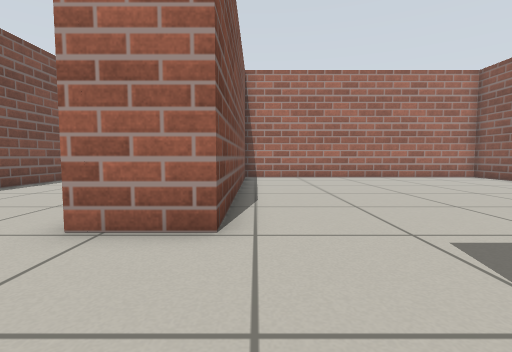
view 1 (above)

20 first-person views from a walk through a robot-simulator world made for Gazebo. The camera is 0.5 m above the floor, tilts 4° down and sees 85° across. The floor is counted in squares, 0.5 m on a side. Each view is taken from the middle of a square. On the plan, view 1 faces up. The plan holds only what a view shows up to about 11 squares ahead; the rest is blank.

view 2
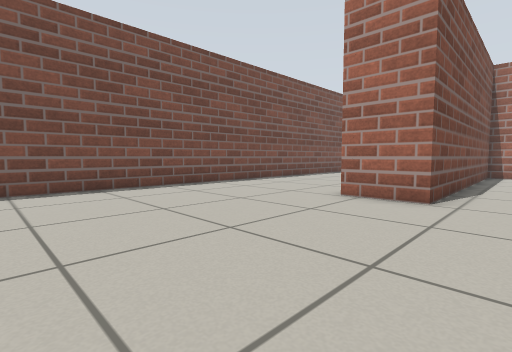

view 3
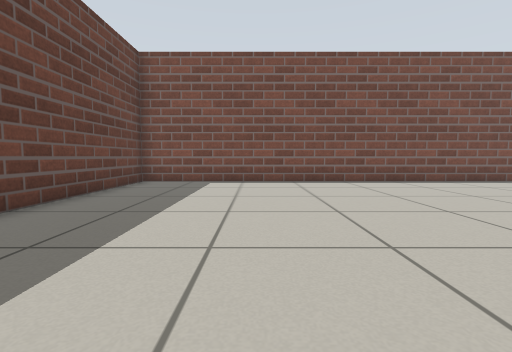

view 4
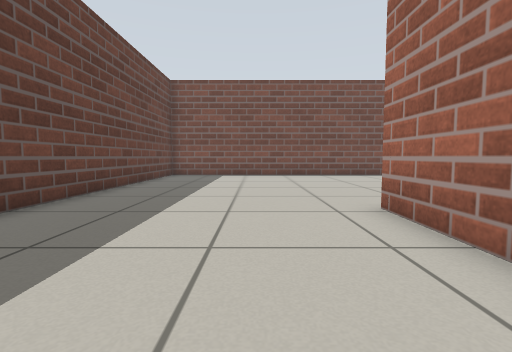

view 5
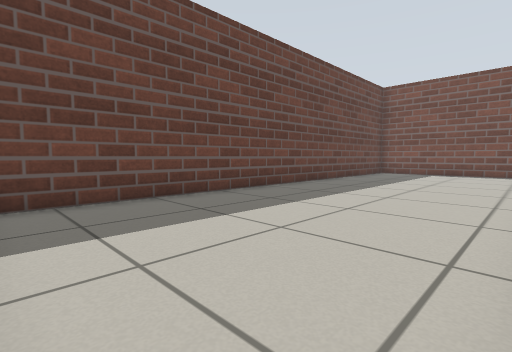

view 6
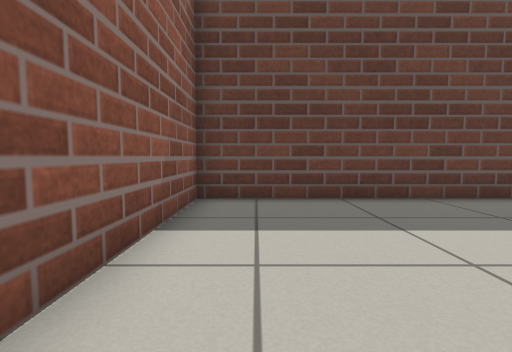

view 7
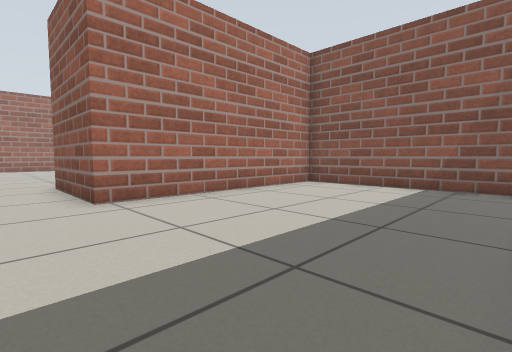

view 8
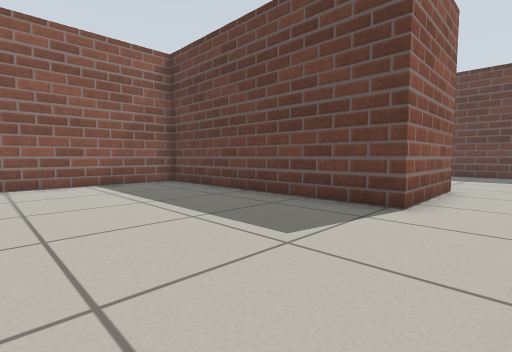

view 9
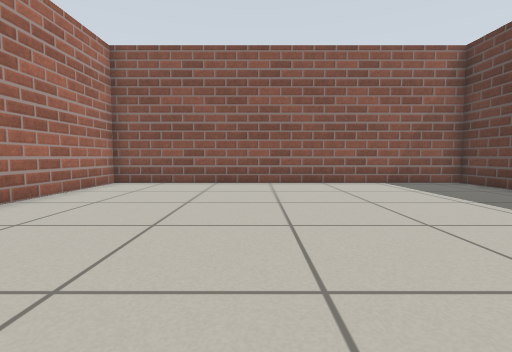

view 10
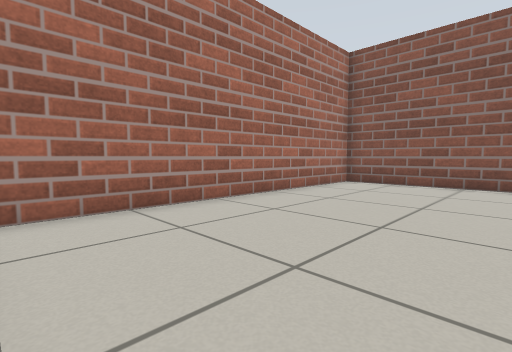

view 11
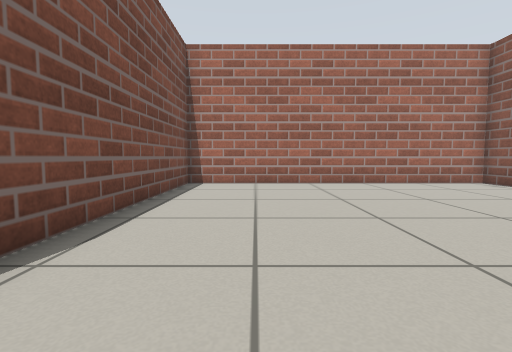

view 12
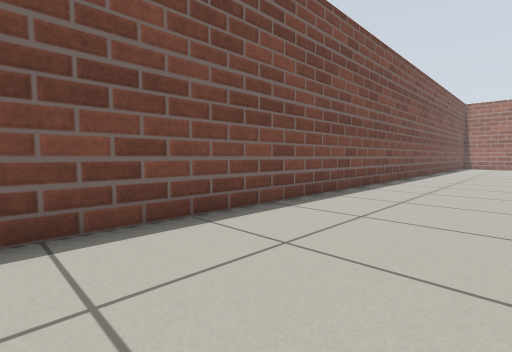

view 13
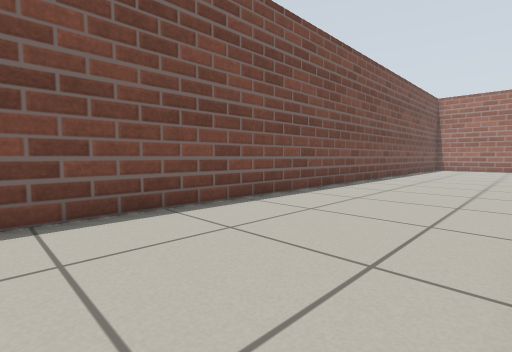

view 14
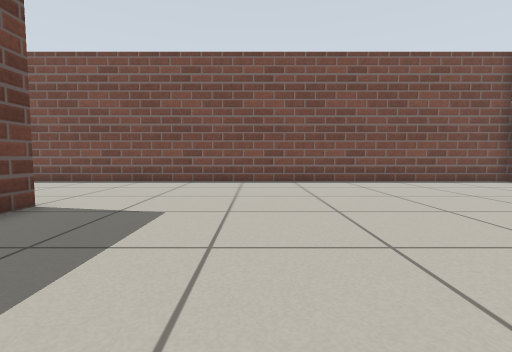

view 15
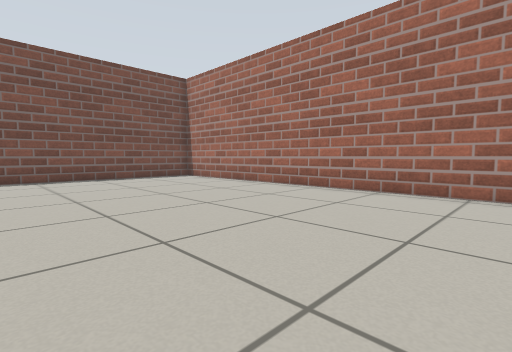

view 16
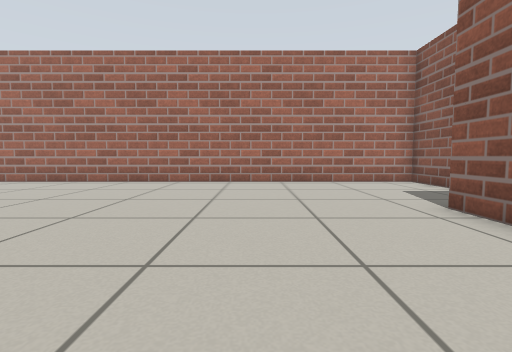

view 17
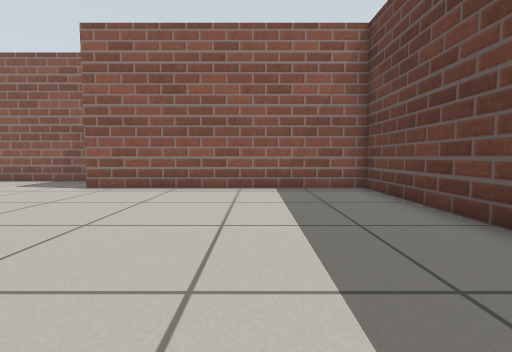

view 18
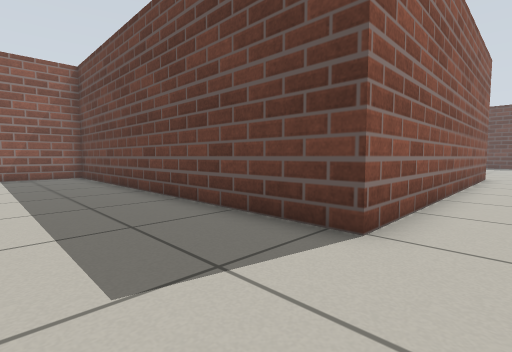

view 19
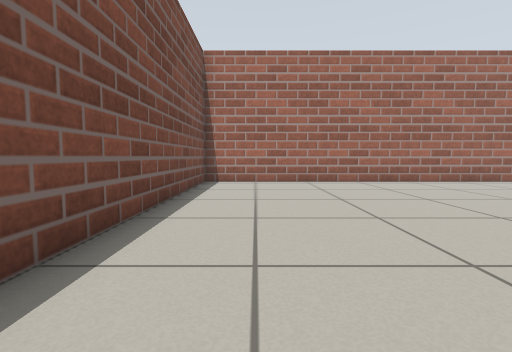

view 20
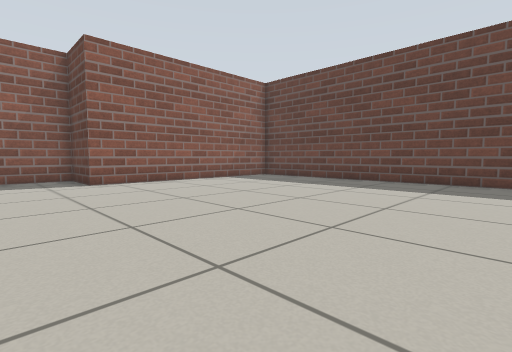

### Floor plan
Ten units are one square. View 1 is at (0, 0); x grows to the right and y downward. Boxes are objects, and circles mark ways between rooms. Rooms are numbered by the first view taken in them; rooms with no view inside come last. Other rooms are left out.
<svg viewBox="-85 -304 221 414">
<path fill="none" stroke="#000" d="M-14 -36 -26 -36M-80 -25 -80 105 94 105 94 36 17 36 17 -4M17 -4 104 -4 104 -133 -5 -133 -5 -36 -14 -36M-25 -46 -25 -156 107 -156 107 -243 131 -243 131 -299 -80 -299 -80 -25"/>
<circle cx="0" cy="-18" r="3" fill="#2a7"/>
<circle cx="-50" cy="-32" r="3" fill="#2a7"/>
<text x="0" y="50">1</text>
<text x="50" y="-70">2</text>
<text x="10" y="-200">3</text>
</svg>
Room 1 opens to room 2. Room 1 opens to room 3.

Where each view was taken, in squares from view 1:
view 1: 0 up, 0 right, facing up
view 2: 3 down, 1 right, facing up-left
view 3: 6 down, 3 right, facing left
view 4: 6 down, 7 right, facing left
view 5: 4 down, 9 right, facing down-left
view 6: 4 down, 8 right, facing down
view 7: 10 down, 0 right, facing up-right
view 8: 6 up, 0 right, facing down-right
view 9: 8 up, 0 right, facing right
view 10: 8 up, 0 right, facing up-right
view 11: 3 up, 2 right, facing up
view 12: 3 up, 4 left, facing up-left
view 13: 7 up, 3 left, facing up-left
view 14: 20 up, 3 right, facing left
view 15: 22 up, 5 right, facing up-left
view 16: 19 up, 7 right, facing up
view 17: 19 up, 2 right, facing right
view 18: 19 up, 4 left, facing down-right
view 19: 19 up, 6 left, facing up
view 20: 27 up, 0 right, facing down-right
